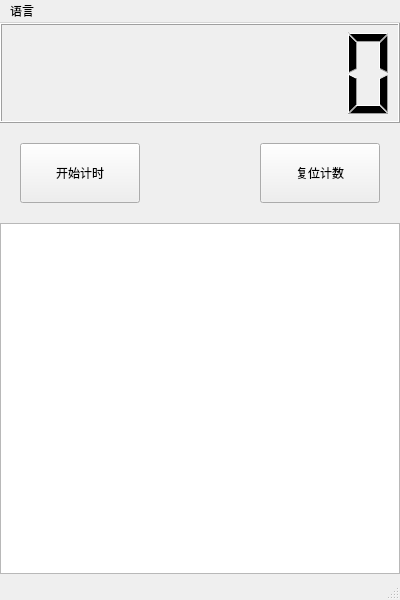
<?xml version="1.0" encoding="UTF-8"?>
<ui version="4.0">
 <class>MainWindow</class>
 <widget class="QMainWindow" name="MainWindow">
  <property name="geometry">
   <rect>
    <x>0</x>
    <y>0</y>
    <width>400</width>
    <height>600</height>
   </rect>
  </property>
  <property name="minimumSize">
   <size>
    <width>400</width>
    <height>600</height>
   </size>
  </property>
  <property name="maximumSize">
   <size>
    <width>400</width>
    <height>600</height>
   </size>
  </property>
  <property name="windowTitle">
   <string>秒表计时器 1.1</string>
  </property>
  <property name="windowIcon">
   <iconset resource="images.qrc">
    <normaloff>:/images/logo.ico</normaloff>:/images/logo.ico</iconset>
  </property>
  <widget class="QWidget" name="centralwidget">
   <widget class="QLCDNumber" name="lcdNumber">
    <property name="geometry">
     <rect>
      <x>0</x>
      <y>0</y>
      <width>400</width>
      <height>100</height>
     </rect>
    </property>
    <property name="smallDecimalPoint">
     <bool>false</bool>
    </property>
    <property name="digitCount">
     <number>8</number>
    </property>
   </widget>
   <widget class="QPushButton" name="pushButton_start">
    <property name="geometry">
     <rect>
      <x>20</x>
      <y>120</y>
      <width>120</width>
      <height>60</height>
     </rect>
    </property>
    <property name="text">
     <string>开始计时</string>
    </property>
    <property name="checkable">
     <bool>true</bool>
    </property>
   </widget>
   <widget class="QPushButton" name="pushButton_reset">
    <property name="geometry">
     <rect>
      <x>260</x>
      <y>120</y>
      <width>120</width>
      <height>60</height>
     </rect>
    </property>
    <property name="text">
     <string>复位计数</string>
    </property>
    <property name="checkable">
     <bool>false</bool>
    </property>
   </widget>
   <widget class="QTableView" name="tableView">
    <property name="geometry">
     <rect>
      <x>0</x>
      <y>200</y>
      <width>400</width>
      <height>351</height>
     </rect>
    </property>
   </widget>
  </widget>
  <widget class="QMenuBar" name="menubar">
   <property name="geometry">
    <rect>
     <x>0</x>
     <y>0</y>
     <width>400</width>
     <height>25</height>
    </rect>
   </property>
   <widget class="QMenu" name="menu">
    <property name="title">
     <string>语言</string>
    </property>
    <addaction name="action_language"/>
   </widget>
   <addaction name="menu"/>
  </widget>
  <widget class="QStatusBar" name="statusbar"/>
  <action name="action_language">
   <property name="text">
    <string>切换到英文</string>
   </property>
  </action>
 </widget>
 <resources>
  <include location="images.qrc"/>
 </resources>
 <connections/>
</ui>
